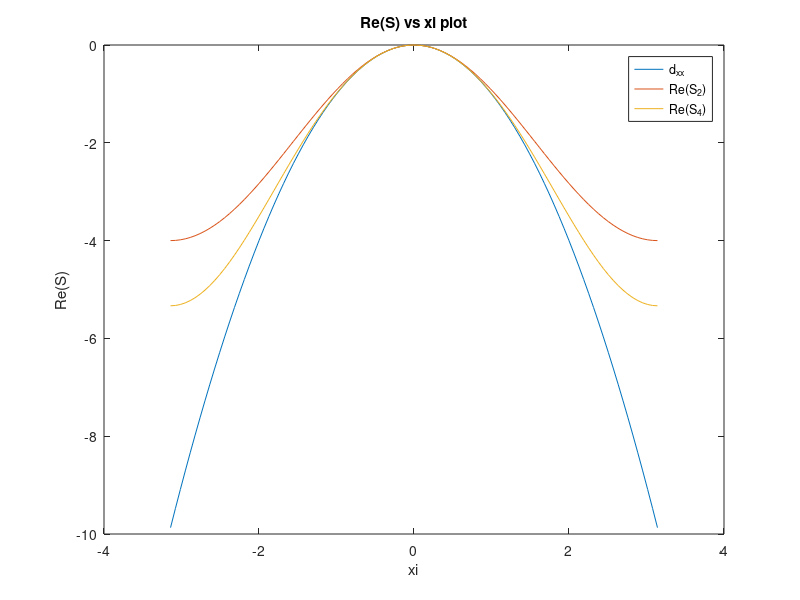
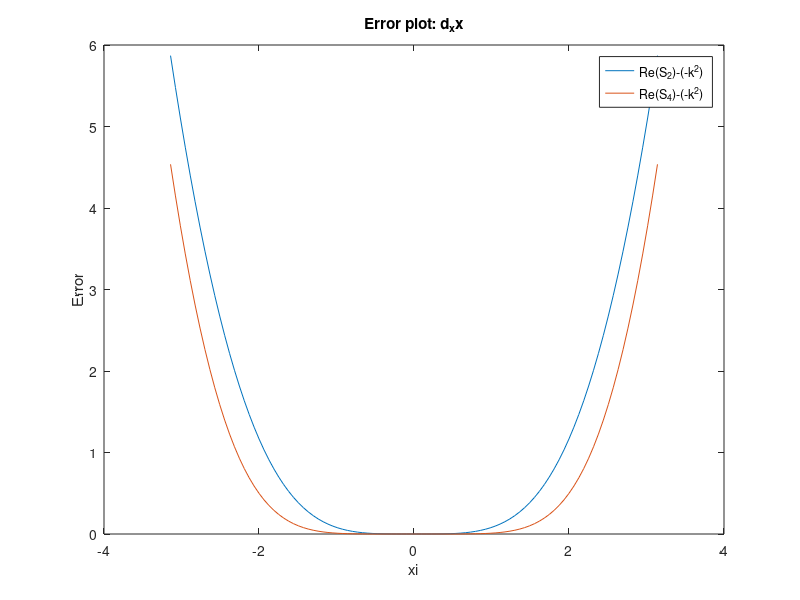
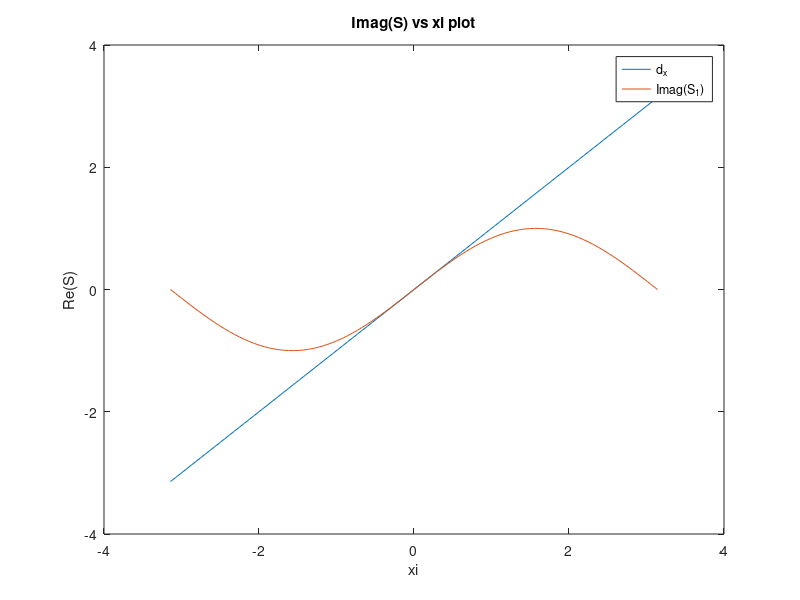
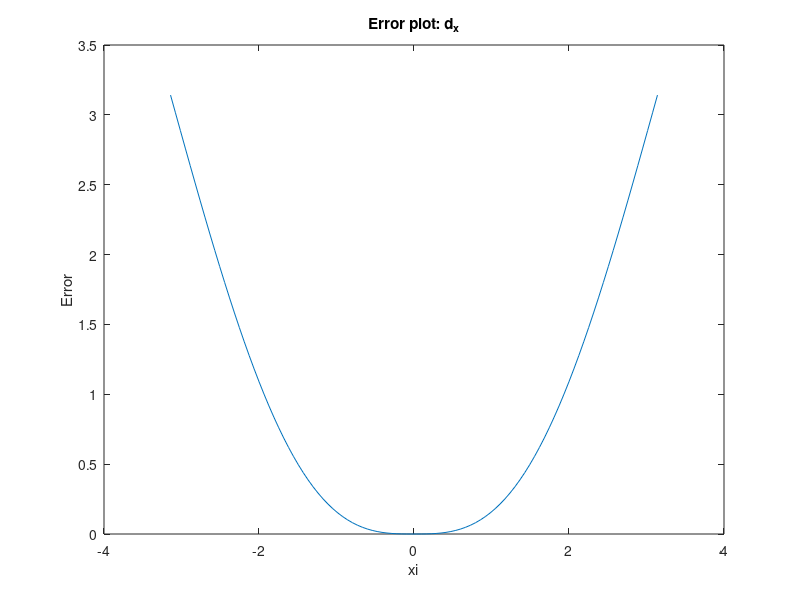

These figures' MATLAB source, in order:
% plot symbols and errors for 1st, 2nd, and 4th order difference methods

delta_x = 1;
xi = linspace(-pi,pi,100);
k = xi/delta_x;

symbol_2 = 2*cos(xi)-2;
symbol_4 = (2*cos(xi)-2)-(1/12)*(2*cos(xi)-2).^2;
d_xx = -k.^2;

figure(1)
plot(xi,d_xx);
hold on
plot(xi,symbol_2);
plot(xi,symbol_4);
legend("d_{xx}","Re(S_2)","Re(S_4)");
title("Re(S) vs xi plot");
xlabel("xi");
ylabel("Re(S)");
hold off;

figure(2)
plot(xi,abs(d_xx-symbol_2));
hold on
plot(xi,abs(d_xx-symbol_4));
legend("Re(S_2)-(-k^2)","Re(S_4)-(-k^2)");
xlabel("xi");
ylabel("Error");
title("Error plot: d_xx");
hold off

d_x = imag(1i*k);
symbol_1 = imag(cos(xi)+1i*sin(xi)-1);

figure(3)
plot(xi,d_x);
hold on
plot(xi,symbol_1);
legend("d_x","Imag(S_1)");
title("Imag(S) vs xi plot");
xlabel("xi");
ylabel("Re(S)");
hold off;

figure(4)
plot(xi,abs(d_x-symbol_1));
xlabel("xi");
ylabel("Error");
title("Error plot: d_x");
